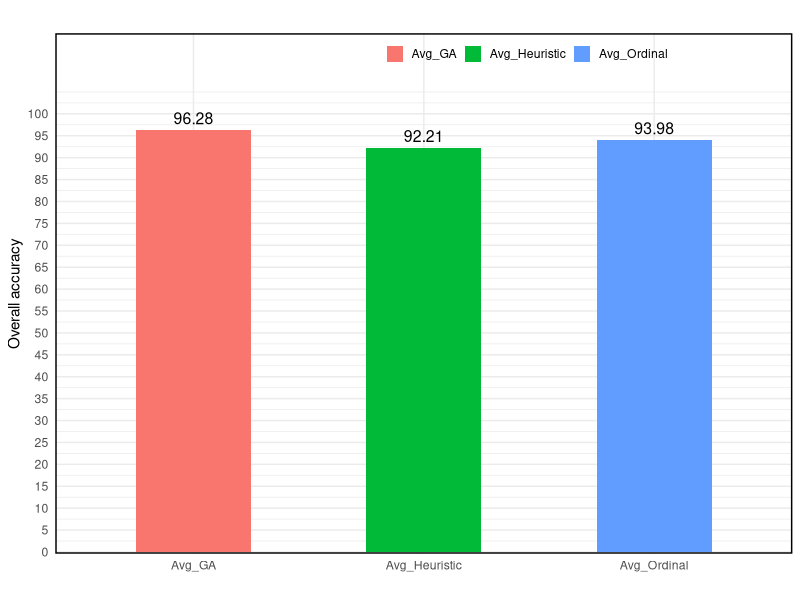

Write the R code that produced this figure.
library(readxl)
library(ggplot2)

afternoon_AvgOrdinal<-round(as.numeric(read_excel("Alldata_excel.xlsx", sheet = "All data", range = "R56",col_names = FALSE,col_types = "text")),2)
afternoon_AvgMNLR<-round(as.numeric(read_excel("Alldata_excel.xlsx",sheet = "All data", range = "R57",col_names = FALSE,col_types = "text")),2)
afternoon_AvgGA<-round(as.numeric(read_excel("Alldata_excel.xlsx", range = "R58",col_names = FALSE,col_types = "text")),2)


#max(midnight_load)
#geom_hline(yintercept = 0, color = "black", linetype = "solid") #draws the x-axis line

loadData<-data.frame(
  AccuracyAVG = c(afternoon_AvgOrdinal,afternoon_AvgMNLR,afternoon_AvgGA),
  xvalues =c("Avg_Ordinal","Avg_Heuristic","Avg_GA")
)
tiff("afternoonAvgAccuracyBarChart.tiff", units="in", width=5, height=5, res=300)
ggplot(loadData,aes(x=xvalues,y=AccuracyAVG,fill=xvalues))+geom_col(width = 0.5)+
  labs(
    title = "",
    x="",
    y="Overall accuracy",
    fill =""
  )+
  scale_y_continuous(breaks = seq(0,100,by=5))+
  coord_cartesian(ylim = c(5,113))+
  theme_minimal()+
  theme(legend.title = element_text(hjust = 0.5, margin = margin(t=0.3,b = 10)),
        panel.border = element_rect(color = "black", fill = NA, size = 1),
        legend.key.size = unit(0.9, "lines"),
        legend.position = c(0.64, 0.99),
        legend.direction = "horizontal"
  )+
  guides(fill=guide_legend(title.position = "top"))+
  geom_text(aes(label = AccuracyAVG), vjust = -0.5, size = 4, color = "black")
dev.off()

#legend.background = element_rect(color = "black", size = 0.2),
